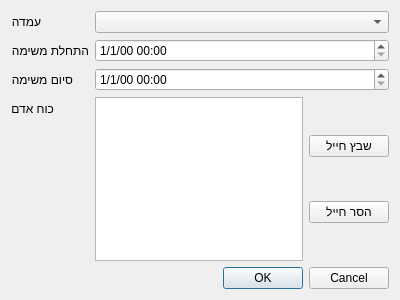
<?xml version="1.0" encoding="UTF-8"?>
<ui version="4.0">
 <class>AssignmentDialog</class>
 <widget class="QDialog" name="AssignmentDialog">
  <property name="windowModality">
   <enum>Qt::WindowModal</enum>
  </property>
  <property name="geometry">
   <rect>
    <x>0</x>
    <y>0</y>
    <width>400</width>
    <height>300</height>
   </rect>
  </property>
  <property name="windowTitle">
   <string>עריכת משימה</string>
  </property>
  <layout class="QFormLayout" name="formLayout">
   <item row="0" column="0">
    <widget class="QLabel" name="label">
     <property name="text">
      <string>עמדה</string>
     </property>
    </widget>
   </item>
   <item row="3" column="1">
    <widget class="QDateTimeEdit" name="startDatetime">
     <property name="displayFormat">
      <string>d/M/yy hh:mm</string>
     </property>
    </widget>
   </item>
   <item row="6" column="1">
    <widget class="QDateTimeEdit" name="endDatetime">
     <property name="displayFormat">
      <string>d/M/yy hh:mm</string>
     </property>
    </widget>
   </item>
   <item row="8" column="1">
    <layout class="QHBoxLayout" name="horizontalLayout">
     <item>
      <widget class="QListWidget" name="soldiersListWidget"/>
     </item>
     <item>
      <layout class="QVBoxLayout" name="verticalLayout">
       <item>
        <widget class="QPushButton" name="assignSoldierButton">
         <property name="text">
          <string>שבץ חייל</string>
         </property>
        </widget>
       </item>
       <item>
        <widget class="QPushButton" name="unassignSoldierButton">
         <property name="text">
          <string>הסר חייל</string>
         </property>
        </widget>
       </item>
      </layout>
     </item>
    </layout>
   </item>
   <item row="12" column="1">
    <widget class="QDialogButtonBox" name="buttonBox">
     <property name="orientation">
      <enum>Qt::Horizontal</enum>
     </property>
     <property name="standardButtons">
      <set>QDialogButtonBox::Cancel|QDialogButtonBox::Ok</set>
     </property>
    </widget>
   </item>
   <item row="0" column="1">
    <widget class="QComboBox" name="positionCombo"/>
   </item>
   <item row="3" column="0">
    <widget class="QLabel" name="label_2">
     <property name="text">
      <string>התחלת משימה</string>
     </property>
    </widget>
   </item>
   <item row="6" column="0">
    <widget class="QLabel" name="label_3">
     <property name="text">
      <string>סיום משימה</string>
     </property>
    </widget>
   </item>
   <item row="8" column="0">
    <widget class="QLabel" name="label_4">
     <property name="text">
      <string>כוח אדם</string>
     </property>
     <property name="alignment">
      <set>Qt::AlignLeading|Qt::AlignLeft|Qt::AlignVCenter</set>
     </property>
    </widget>
   </item>
  </layout>
 </widget>
 <resources/>
 <connections>
  <connection>
   <sender>buttonBox</sender>
   <signal>accepted()</signal>
   <receiver>AssignmentDialog</receiver>
   <slot>accept()</slot>
   <hints>
    <hint type="sourcelabel">
     <x>329</x>
     <y>280</y>
    </hint>
    <hint type="destinationlabel">
     <x>157</x>
     <y>274</y>
    </hint>
   </hints>
  </connection>
  <connection>
   <sender>buttonBox</sender>
   <signal>rejected()</signal>
   <receiver>AssignmentDialog</receiver>
   <slot>reject()</slot>
   <hints>
    <hint type="sourcelabel">
     <x>390</x>
     <y>286</y>
    </hint>
    <hint type="destinationlabel">
     <x>286</x>
     <y>274</y>
    </hint>
   </hints>
  </connection>
  <connection>
   <sender>assignSoldierButton</sender>
   <signal>clicked()</signal>
   <receiver>AssignmentDialog</receiver>
   <slot>addAssignee()</slot>
   <hints>
    <hint type="sourcelabel">
     <x>346</x>
     <y>159</y>
    </hint>
    <hint type="destinationlabel">
     <x>404</x>
     <y>145</y>
    </hint>
   </hints>
  </connection>
  <connection>
   <sender>unassignSoldierButton</sender>
   <signal>clicked()</signal>
   <receiver>AssignmentDialog</receiver>
   <slot>removeAssignee()</slot>
   <hints>
    <hint type="sourcelabel">
     <x>367</x>
     <y>211</y>
    </hint>
    <hint type="destinationlabel">
     <x>365</x>
     <y>240</y>
    </hint>
   </hints>
  </connection>
 </connections>
 <slots>
  <slot>addAssignee()</slot>
  <slot>removeAssignee()</slot>
 </slots>
</ui>
